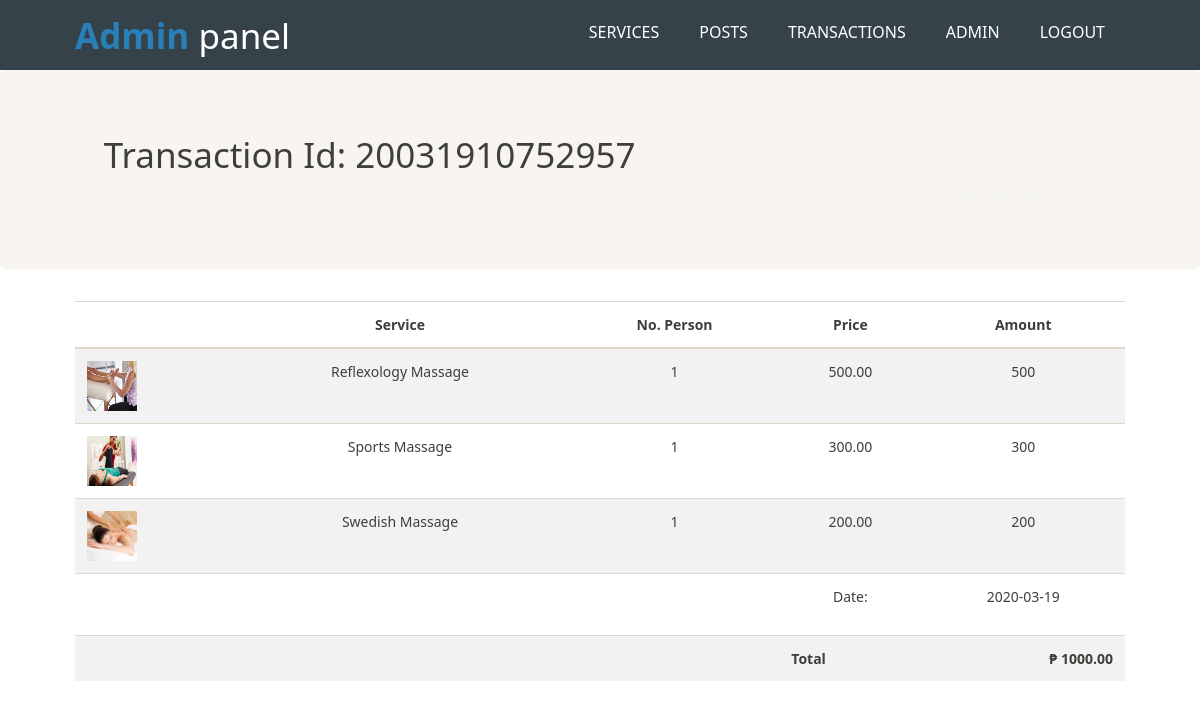
Screenshot of /Admin/transaction.php?id=20031910752957 (signed in) with the database file from the repository.
### tables this page shows
CREATE TABLE `transactions` (
  `id` int(11) NOT NULL,
  `transactionId` decimal(20,0) NOT NULL,
  `username` varchar(128) NOT NULL,
  `service_id` int(11) NOT NULL,
  `people` int(11) NOT NULL,
  `totalPrice` decimal(12,2) NOT NULL,
  `reserve_date` date NOT NULL,
  `status` varchar(128) NOT NULL DEFAULT 'reserved',
  `created_at` timestamp NOT NULL DEFAULT CURRENT_TIMESTAMP
);

CREATE TABLE `services` (
  `id` int(11) NOT NULL,
  `name` varchar(255) NOT NULL,
  `price` decimal(12,2) NOT NULL,
  `image` varchar(255) NOT NULL,
  `created_at` timestamp NOT NULL DEFAULT CURRENT_TIMESTAMP
);

### Admin/transaction.php (the view, shortened to what this page needs)
<!DOCTYPE html>
<html lang="en">
<head>
    <link rel="stylesheet" href="bstp.css">
    <link rel="stylesheet" href="admin.css">
    <link rel="stylesheet" href="https://cdnjs.cloudflare.com/ajax/libs/font-awesome/5.12.1/css/all.min.css">
</head>
<body>
    <header>
        <div class="container">
            <div id="branding">
            <h1><span class="highlight">Admin</span> panel</h1>
            </div>
            <nav>
            <ul>
            <li><a href="services.php">Services</a></li>
                <li><a href="posts.php">Posts</a></li>
                <li><a href="transactions.php">Transactions</a></li>
                <li><a href="admins.php">Admin</a></li>
                <li><a href="logout.php">Logout</a></li>
            </ul>
            </nav>
        </div>
    </header>
        <section class="jumbotron text-center">
    <div class="container">
        <h1 class="jumbotron-heading text-left">Transaction Id: <?=$_GET['id']?></h1>
        <a class="float-right" href="#">Show Reserved Services</a>
     </div>
</section>
<div class="container mb-4">
    <div class="row">
        <div class="col-12">
            <div class="table-responsive">
                <table class="table table-striped">
                    <thead>
                        <tr>
                            <th scope="col"> </th>
                            <th scope="col" class="text-center">Service</th>
                            <th scope="col" class="text-center">No. Person</th>
                            <th scope="col" class="text-center">Price</th>
                            <th scope="col" class="text-center">Amount</th>
                        </tr>
                    </thead>
                    <tbody>
                    <?php
                            $transactionId = $_GET['id'];
                            $mysqli = new mysqli('localhost', 'root', '', 'spanchill');
                            $stmt = $mysqli->prepare("
                            SELECT transactionId, services.name, services.image, services.price, people, totalPrice, reserve_date
                            from transactions
                            INNER JOIN services
                            ON transactions.service_id = services.id
                            where transactionId = ?");
                            $stmt->bind_param('s', $transactionId);
                            $stmt->execute();
                            $result = $stmt->get_result();
                            if($result->num_rows > 0){
                                while($row = $result->fetch_assoc()){
                                ?>
                                <tr>
                                <td><img style="width:50px; height:50px;" src="./../images/service_image/<?=$row['image']?>" /> </td>
                                <td class="text-center"><?=$row['name']?></td>
                                <td class="text-center"><?=$row['people']?></td>
                                <td class="text-center"><?=$row['price']?></td>
                                <td class="text-center"><?=$row['price']*$row['people']?></td>
                                </tr>
                                <?php
                                }
                            }
                            ?>
                        <tr>
                            <td></td>
                            <td></td>
                            <td></td>
                            <?php
                            $transactionId = $_GET['id'];
                            $mysqli = new mysqli('localhost', 'root', '', 'spanchill');
                            $stmt = $mysqli->prepare("
                            SELECT transactionId, services.name, services.image, services.price, people, totalPrice, reserve_date
                            from transactions
                            INNER JOIN services
                            ON transactions.service_id = services.id
                            where transactionId = ?
                            limit 1");
                            $stmt->bind_param('s', $transactionId);
                            $stmt->execute();
                            $result = $stmt->get_result();
                            $row = $result->fetch_assoc()
                            ?>
                            <td><p class="text-center">Date:</p></td>
                            <td class="text-center"><?=$row['reserve_date']?></td>
                        </tr>
                        <tr>
                            <td></td>
                            <td></td>
                            <td></td>
                            <td><strong>Total</strong></td>
                            <td class="text-right"><strong>&#8369; <?=$row['totalPrice']?></strong></td>
                        </tr>
                    </tbody>
                </table>
            </div>
        </div>
    </div>
</div>
</body>
</html>

### Admin/admin.css (style rules this page uses)
* { margin:0; padding:0; line-height: 1.5; font-family: 'Segoe UI', Tahoma, Geneva, Verdana, sans-serif; }
.container { width:90%; margin:auto; overflow:hidden; }
ul { margin:0; padding:0; }
header { background:#35424a; color:#ffffff; padding-top:10px; min-height:70px; }
header a { color:#ffffff; text-decoration:none; text-transform: uppercase; font-size:16px; }
header li { float:left; display:inline; padding: 0 20px 0 20px; }
header #branding { float:left; }
header #branding h1 { margin:0; }
header nav { float:right; margin-top:10px; }
header .highlight, header .current a { color:#2980b9; font-weight:bold; }

### Admin/transaction.php (style rules this page uses)
a { text-decoration:none; color:#f4f4f4; }

### rows the page displays
transactions: service.image (picture), service.name "Reflexology Massage", people "1", service.price "500.00", $row['price']*$row['people'] "500", reserve_date "2020-03-19", totalPrice "1000.00"
transactions: service.image (picture), service.name "Sports Massage", people "1", service.price "300.00", $row['price']*$row['people'] "300"
transactions: service.image (picture), service.name "Swedish Massage", people "1", service.price "200.00", $row['price']*$row['people'] "200"

### other values shown
$_GET['id'] "20031910752957"
